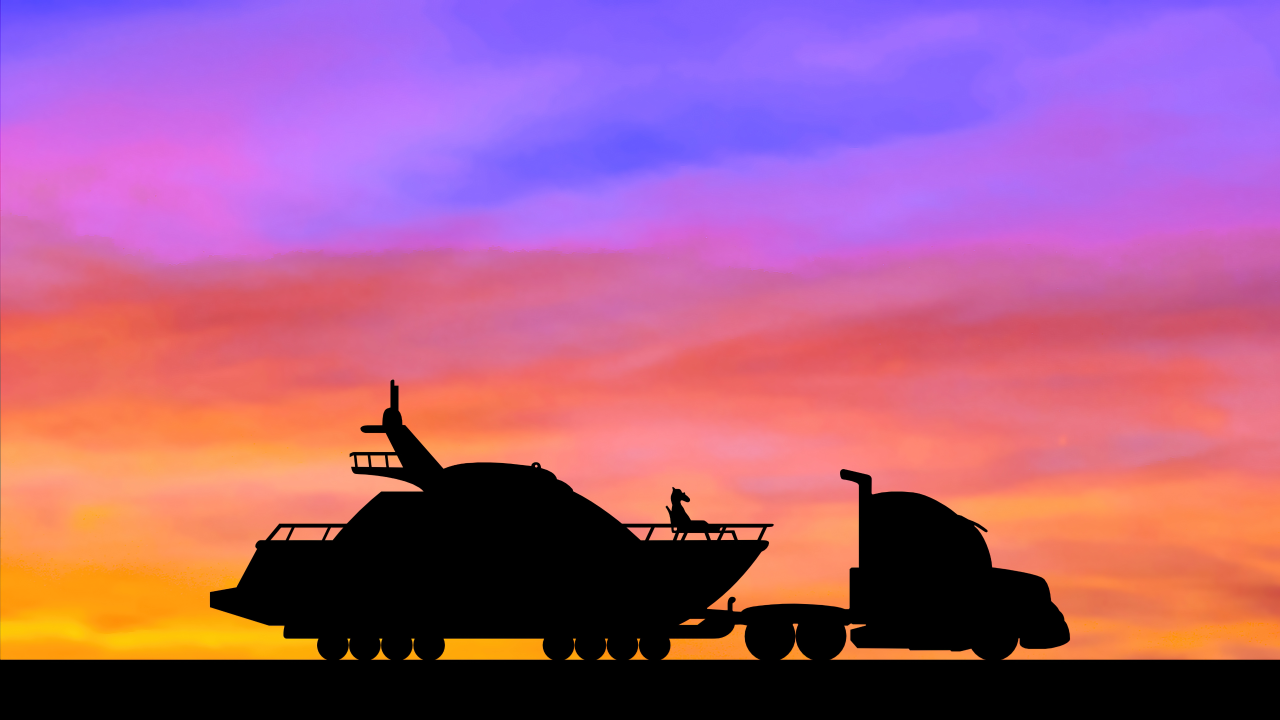
#> input picture bojack.jpg, 3840 x 2160 px (shown at 1/3 size)
$ jupyter execute --allow-errors Images_Scripts.ipynb
#> lines starting #> are read from the running program, lines starting #| are printed output that depends on the picture
# Image Processing Scripts with OpenCV

#### These basic functions can be useful when working and processing images

##### 1.Loading images

[cell 1]
import  numpy as np
import cv2 , sys
import os

[cell 2]
file = './bojack.jpg'
#Load the image
img = cv2.imread(file)
#> img is the input picture: shape (2160, 3840, 3); mean B, G, R 134.1, 92.1, 166.2

#Check our image has been correctly loaded
if (img.size == 0):
    sys.exit("Error: the image has not been correctly loaded.")

[cell 3]
# We display our image
#cv2.imshow("image", img)

#Check our image has been correctly loaded
if (img.size == 0):
    sys.exit("Error: the image has not been correctly loaded.")

##### 2.Resize

[cell 4]
def resizeImage(img, scale_percent=50, show=False):
    """Resize an image

    Return resized image

    Params:
    img -- Image to process
    scale_percent -- percent of original size
    show -- to show the image

    """
#> called with scale_percent = 30, show = False

    print('Original Dimensions : ',img.shape)
#| Original Dimensions :  (2160, 3840, 3)

    width = int(img.shape[1] * scale_percent / 100)
#> width = 1152
    height = int(img.shape[0] * scale_percent / 100)
#> height = 648
    dim = (width, height)
#> dim = (1152, 648)

    # resize image
    resized = cv2.resize(img, dim, interpolation = cv2.INTER_AREA)
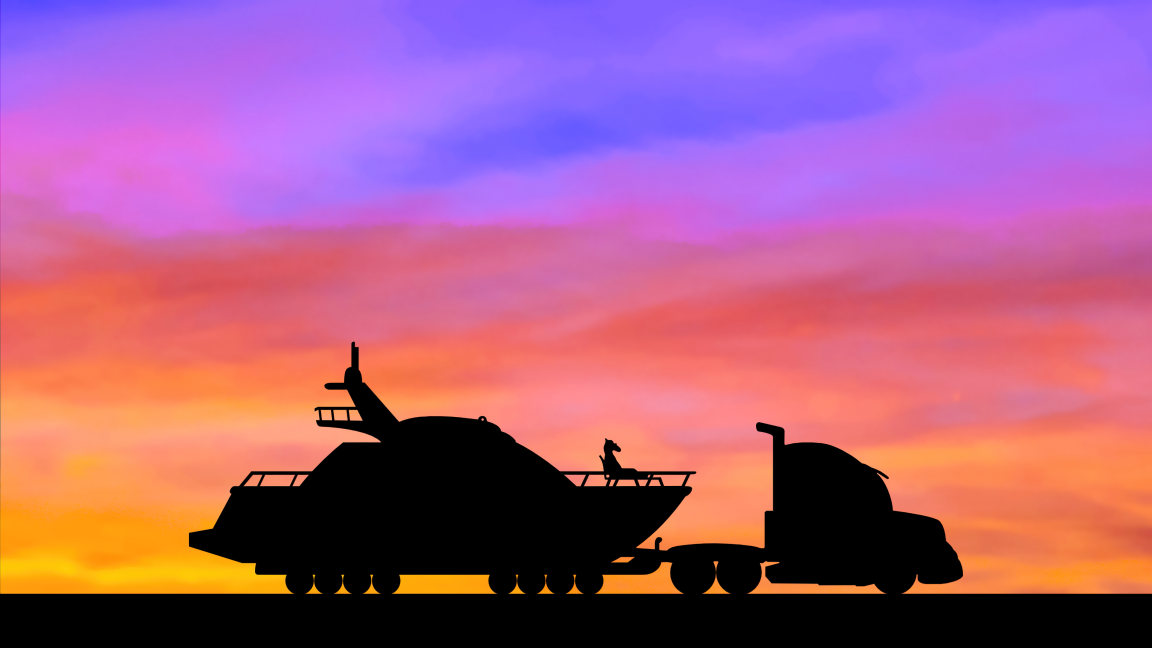
#> resized: shape (648, 1152, 3); mean B, G, R 134.2, 92.1, 166.2

    print('Resized Dimensions : ',resized.shape)
#| Resized Dimensions :  (648, 1152, 3)

    if show:
        cv2.imshow("Resized image", resized)
        cv2.waitKey(0)

    return resized
